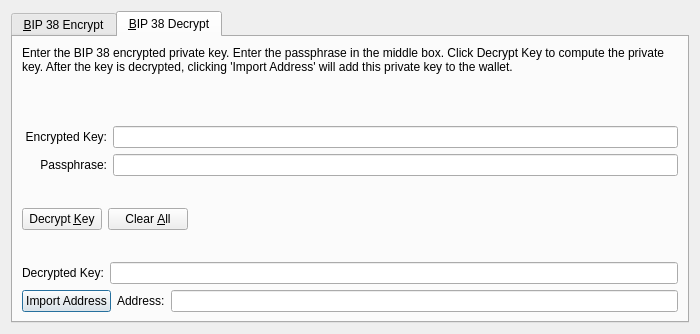
<?xml version="1.0" encoding="UTF-8"?>
<ui version="4.0">
 <class>Bip38ToolDialog</class>
 <widget class="QDialog" name="Bip38ToolDialog">
  <property name="geometry">
   <rect>
    <x>0</x>
    <y>0</y>
    <width>700</width>
    <height>334</height>
   </rect>
  </property>
  <property name="windowTitle">
   <string>BIP 38 Tool</string>
  </property>
  <property name="modal">
   <bool>true</bool>
  </property>
  <layout class="QVBoxLayout" name="verticalLayout">
   <item>
    <widget class="QTabWidget" name="tabWidget">
     <property name="currentIndex">
      <number>1</number>
     </property>
     <widget class="QWidget" name="tabBip38Encrypt">
      <attribute name="title">
       <string>&amp;BIP 38 Encrypt</string>
      </attribute>
      <layout class="QVBoxLayout" name="verticalLayout_SM">
       <item>
        <widget class="QLabel" name="infoLabel_ENC">
         <property name="text">
          <string>Enter a CryptradeCoin Address that you would like to encrypt using BIP 38. Enter a passphrase in the middle box. Press encrypt to compute the encrypted private key.</string>
         </property>
         <property name="textFormat">
          <enum>Qt::PlainText</enum>
         </property>
         <property name="wordWrap">
          <bool>true</bool>
         </property>
        </widget>
       </item>
       <item>
        <layout class="QHBoxLayout" name="horizontalLayout_1_ENC">
         <property name="spacing">
          <number>0</number>
         </property>
         <item>
          <widget class="QLabel" name="label_5">
           <property name="alignment">
            <set>Qt::AlignRight|Qt::AlignTrailing|Qt::AlignVCenter</set>
           </property>
           <property name="minimumSize">
            <size>
             <width>85</width>
             <height>0</height>
            </size>
           </property>
           <property name="text">
            <string>Address:</string>
           </property>
          </widget>
         </item>
         <item>
          <widget class="QValidatedLineEdit" name="addressIn_ENC">
           <property name="toolTip">
            <string>The CryptradeCoin address to sign the message with</string>
           </property>
          </widget>
         </item>
         <item>
          <widget class="QPushButton" name="addressBookButton_ENC">
           <property name="toolTip">
            <string>Choose previously used address</string>
           </property>
           <property name="text">
            <string/>
           </property>
           <property name="icon">
            <iconset resource="../cryptradecoin.qrc">
             <normaloff>:/icons/address-book</normaloff>:/icons/address-book</iconset>
           </property>
           <property name="shortcut">
            <string>Alt+A</string>
           </property>
           <property name="autoDefault">
            <bool>false</bool>
           </property>
          </widget>
         </item>
         <item>
          <widget class="QPushButton" name="pasteButton_ENC">
           <property name="toolTip">
            <string>Paste address from clipboard</string>
           </property>
           <property name="text">
            <string/>
           </property>
           <property name="icon">
            <iconset resource="../cryptradecoin.qrc">
             <normaloff>:/icons/editpaste</normaloff>:/icons/editpaste</iconset>
           </property>
           <property name="shortcut">
            <string>Alt+P</string>
           </property>
           <property name="autoDefault">
            <bool>false</bool>
           </property>
          </widget>
         </item>
        </layout>
       </item>
       <item>
        <layout class="QHBoxLayout" name="horizontalLayout_5">
         <item>
          <widget class="QLabel" name="label_6">
           <property name="alignment">
            <set>Qt::AlignRight|Qt::AlignTrailing|Qt::AlignVCenter</set>
           </property>
           <property name="minimumSize">
            <size>
             <width>85</width>
             <height>0</height>
            </size>
           </property>
           <property name="text">
            <string>Passphrase:</string>
           </property>
          </widget>
         </item>
         <item>
          <widget class="QLineEdit" name="passphraseIn_ENC">
           <property name="echoMode">
            <enum>QLineEdit::Password</enum>
           </property>
          </widget>
         </item>
        </layout>
       </item>
       <item>
        <layout class="QHBoxLayout" name="horizontalLayout_2_ENC">
         <property name="spacing">
          <number>0</number>
         </property>
         <item>
          <widget class="QLabel" name="encryptedKeyLabel_ENC">
           <property name="alignment">
            <set>Qt::AlignRight|Qt::AlignTrailing|Qt::AlignVCenter</set>
           </property>
           <property name="minimumSize">
            <size>
             <width>85</width>
             <height>0</height>
            </size>
           </property>
           <property name="text">
            <string>Encrypted Key:</string>
           </property>
           <property name="textFormat">
            <enum>Qt::PlainText</enum>
           </property>
          </widget>
         </item>
         <item>
          <widget class="QLineEdit" name="encryptedKeyOut_ENC">
           <property name="font">
            <font>
             <italic>true</italic>
            </font>
           </property>
           <property name="readOnly">
            <bool>true</bool>
           </property>
          </widget>
         </item>
         <item>
          <widget class="QPushButton" name="copyKeyButton_ENC">
           <property name="toolTip">
            <string>Copy the current signature to the system clipboard</string>
           </property>
           <property name="text">
            <string/>
           </property>
           <property name="icon">
            <iconset resource="../cryptradecoin.qrc">
             <normaloff>:/icons/editcopy</normaloff>:/icons/editcopy</iconset>
           </property>
           <property name="autoDefault">
            <bool>false</bool>
           </property>
          </widget>
         </item>
        </layout>
       </item>
       <item>
        <layout class="QHBoxLayout" name="horizontalLayout_3_ENC">
         <item>
          <widget class="QPushButton" name="encryptKeyButton_ENC">
           <property name="toolTip">
            <string>Sign the message to prove you own this CryptradeCoin address</string>
           </property>
           <property name="text">
            <string>Encrypt &amp;Key</string>
           </property>
           <property name="icon">
            <iconset resource="../cryptradecoin.qrc">
             <normaloff>:/icons/edit</normaloff>:/icons/edit</iconset>
           </property>
           <property name="autoDefault">
            <bool>false</bool>
           </property>
          </widget>
         </item>
         <item>
          <widget class="QPushButton" name="clearButton_ENC">
           <property name="toolTip">
            <string>Reset all sign message fields</string>
           </property>
           <property name="text">
            <string>Clear &amp;All</string>
           </property>
           <property name="icon">
            <iconset resource="../cryptradecoin.qrc">
             <normaloff>:/icons/remove</normaloff>:/icons/remove</iconset>
           </property>
           <property name="autoDefault">
            <bool>false</bool>
           </property>
          </widget>
         </item>
         <item>
          <spacer name="horizontalSpacer_1_ENC">
           <property name="orientation">
            <enum>Qt::Horizontal</enum>
           </property>
           <property name="sizeHint" stdset="0">
            <size>
             <width>40</width>
             <height>48</height>
            </size>
           </property>
          </spacer>
         </item>
         <item>
          <widget class="QLabel" name="statusLabel_ENC">
           <property name="font">
            <font>
             <weight>75</weight>
             <bold>true</bold>
            </font>
           </property>
           <property name="text">
            <string/>
           </property>
           <property name="wordWrap">
            <bool>true</bool>
           </property>
          </widget>
         </item>
         <item>
          <spacer name="horizontalSpacer_2_ENC">
           <property name="orientation">
            <enum>Qt::Horizontal</enum>
           </property>
           <property name="sizeHint" stdset="0">
            <size>
             <width>40</width>
             <height>48</height>
            </size>
           </property>
          </spacer>
         </item>
        </layout>
       </item>
      </layout>
     </widget>
     <widget class="QWidget" name="tabBip38Decrypt">
      <attribute name="title">
       <string>&amp;BIP 38 Decrypt</string>
      </attribute>
      <layout class="QVBoxLayout" name="verticalLayout_VM">
       <item>
        <widget class="QLabel" name="infoLabel_DEC">
         <property name="text">
          <string>Enter the BIP 38 encrypted private key. Enter the passphrase in the middle box. Click Decrypt Key to compute the private key. After the key is decrypted, clicking 'Import Address' will add this private key to the wallet.</string>
         </property>
         <property name="textFormat">
          <enum>Qt::PlainText</enum>
         </property>
         <property name="alignment">
          <set>Qt::AlignLeading|Qt::AlignLeft|Qt::AlignTop</set>
         </property>
         <property name="wordWrap">
          <bool>true</bool>
         </property>
        </widget>
       </item>
       <item>
        <layout class="QHBoxLayout" name="horizontalLayout_3">
         <item>
          <widget class="QLabel" name="label_2">
           <property name="alignment">
            <set>Qt::AlignRight|Qt::AlignTrailing|Qt::AlignVCenter</set>
           </property>
           <property name="minimumSize">
            <size>
             <width>85</width>
             <height>0</height>
            </size>
           </property>
           <property name="text">
            <string>Encrypted Key:</string>
           </property>
          </widget>
         </item>
         <item>
          <widget class="QValidatedLineEdit" name="encryptedKeyIn_DEC">
           <property name="toolTip">
            <string>The CryptradeCoin address the message was signed with</string>
           </property>
          </widget>
         </item>
        </layout>
       </item>
       <item>
        <layout class="QHBoxLayout" name="horizontalLayout">
         <item>
          <widget class="QLabel" name="label">
           <property name="alignment">
            <set>Qt::AlignRight|Qt::AlignTrailing|Qt::AlignVCenter</set>
           </property>
           <property name="minimumSize">
            <size>
             <width>85</width>
             <height>0</height>
            </size>
           </property>
           <property name="text">
            <string>Passphrase:</string>
           </property>
          </widget>
         </item>
         <item>
          <widget class="QLineEdit" name="passphraseIn_DEC">
           <property name="echoMode">
            <enum>QLineEdit::Password</enum>
           </property>
          </widget>
         </item>
        </layout>
       </item>
       <item>
        <layout class="QHBoxLayout" name="horizontalLayout_2_DEC">
         <item>
          <widget class="QPushButton" name="decryptKeyButton_DEC">
           <property name="toolTip">
            <string>Verify the message to ensure it was signed with the specified CryptradeCoin address</string>
           </property>
           <property name="text">
            <string>Decrypt &amp;Key</string>
           </property>
           <property name="icon">
            <iconset resource="../cryptradecoin.qrc">
             <normaloff>:/icons/transaction_0</normaloff>:/icons/transaction_0</iconset>
           </property>
           <property name="autoDefault">
            <bool>false</bool>
           </property>
          </widget>
         </item>
         <item>
          <widget class="QPushButton" name="clearButton_DEC">
           <property name="toolTip">
            <string>Reset all verify message fields</string>
           </property>
           <property name="text">
            <string>Clear &amp;All</string>
           </property>
           <property name="icon">
            <iconset resource="../cryptradecoin.qrc">
             <normaloff>:/icons/remove</normaloff>:/icons/remove</iconset>
           </property>
           <property name="autoDefault">
            <bool>false</bool>
           </property>
          </widget>
         </item>
         <item>
          <spacer name="horizontalSpacer_1_DEC">
           <property name="orientation">
            <enum>Qt::Horizontal</enum>
           </property>
           <property name="sizeHint" stdset="0">
            <size>
             <width>40</width>
             <height>48</height>
            </size>
           </property>
          </spacer>
         </item>
         <item>
          <widget class="QLabel" name="statusLabel_DEC">
           <property name="font">
            <font>
             <weight>75</weight>
             <bold>true</bold>
            </font>
           </property>
           <property name="text">
            <string/>
           </property>
           <property name="wordWrap">
            <bool>true</bool>
           </property>
          </widget>
         </item>
         <item>
          <spacer name="horizontalSpacer_2_DEC">
           <property name="orientation">
            <enum>Qt::Horizontal</enum>
           </property>
           <property name="sizeHint" stdset="0">
            <size>
             <width>40</width>
             <height>48</height>
            </size>
           </property>
          </spacer>
         </item>
        </layout>
       </item>
       <item>
        <layout class="QHBoxLayout" name="horizontalLayout_2">
         <item>
          <widget class="QLabel" name="label_3">
           <property name="text">
            <string>Decrypted Key:</string>
           </property>
          </widget>
         </item>
         <item>
          <widget class="QValidatedLineEdit" name="decryptedKeyOut_DEC"/>
         </item>
        </layout>
       </item>
       <item>
        <layout class="QHBoxLayout" name="horizontalLayout_4">
         <item>
          <widget class="QPushButton" name="importAddressButton_DEC">
           <property name="text">
            <string>Import Address</string>
           </property>
          </widget>
         </item>
         <item>
          <widget class="QLabel" name="label_4">
           <property name="text">
            <string>Address:</string>
           </property>
          </widget>
         </item>
         <item>
          <widget class="QLineEdit" name="addressOut_DEC"/>
         </item>
        </layout>
       </item>
      </layout>
     </widget>
    </widget>
   </item>
  </layout>
 </widget>
 <customwidgets>
  <customwidget>
   <class>QValidatedLineEdit</class>
   <extends>QLineEdit</extends>
   <header>qvalidatedlineedit.h</header>
  </customwidget>
 </customwidgets>
 <resources>
  <include location="../cryptradecoin.qrc"/>
 </resources>
 <connections/>
</ui>
